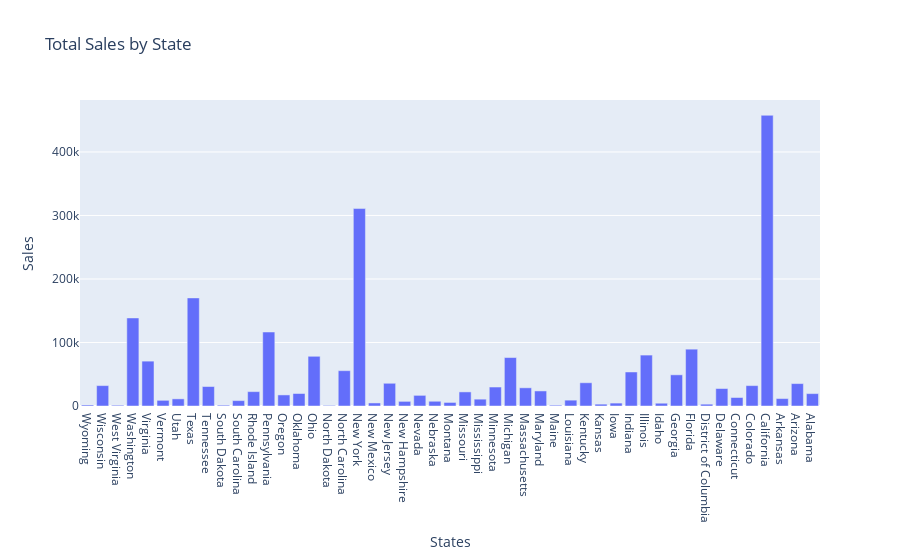

Source (notebook cell):
### Code cell
fig2 = px.bar(total_sales_by_states,
            x='State',
            y='Sales',
            labels={'State': 'States'},
             title='Total Sales by State ')

fig2

### Figure 1 — Plotly figure (JSON) as saved in the notebook; plotly's stock layout.template omitted (floating-point values rounded to 4 significant figures)
{"data": [{"alignmentgroup": "True", "hovertemplate": "States=%{x}<br>Sales=%{y}<extra></extra>", "legendgroup": "", "marker": {"color": "#636efa", "pattern": {"shape": ""}}, "name": "", "offsetgroup": "", "orientation": "v", "showlegend": false, "textposition": "auto", "type": "bar", "x": ["Wyoming", "Wisconsin", "West Virginia", "Washington", "Virginia", "Vermont", "Utah", "Texas", "Tennessee", "South Dakota", "South Carolina", "Rhode Island", "Pennsylvania", "Oregon", "Oklahoma", "Ohio", "North Dakota", "North Carolina", "New York", "New Mexico", "New Jersey", "New Hampshire", "Nevada", "Nebraska", "Montana", "Missouri", "Mississippi", "Minnesota", "Michigan", "Massachusetts", "Maryland", "Maine", "Louisiana", "Kentucky", "Kansas", "Iowa", "Indiana", "Illinois", "Idaho", "Georgia", "Florida", "District of Columbia", "Delaware", "Connecticut", "Colorado", "California", "Arkansas", "Arizona", "Alabama"], "xaxis": "x", "y": [1603.0, 32110.0, 1210.0, 138600.0, 70640.0, 8929.0, 11220.0, 170200.0, 30660.0, 1316.0, 8482.0, 22630.0, 116500.0, 17430.0, 19680.0, 78260.0, 919.9, 55600.0, 310900.0, 4784.0, 35760.0, 7293.0, 16730.0, 7465.0, 5589.0, 22210.0, 10770.0, 29860.0, 76270.0, 28630.0, 23710.0, 1271.0, 9217.0, 36590.0, 2914.0, 4580.0, 53560.0, 80170.0, 4382.0, 49100.0, 89470.0, 2865.0, 27450.0, 13380.0, 32110.0, 457700.0, 11680.0, 35280.0, 19510.0], "yaxis": "y"}], "layout": {"barmode": "relative", "legend": {"tracegroupgap": 0}, "title": {"text": "Total Sales by State "}, "xaxis": {"anchor": "y", "domain": [0, 1], "title": {"text": "States"}}, "yaxis": {"anchor": "x", "domain": [0, 1], "title": {"text": "Sales"}}}}
